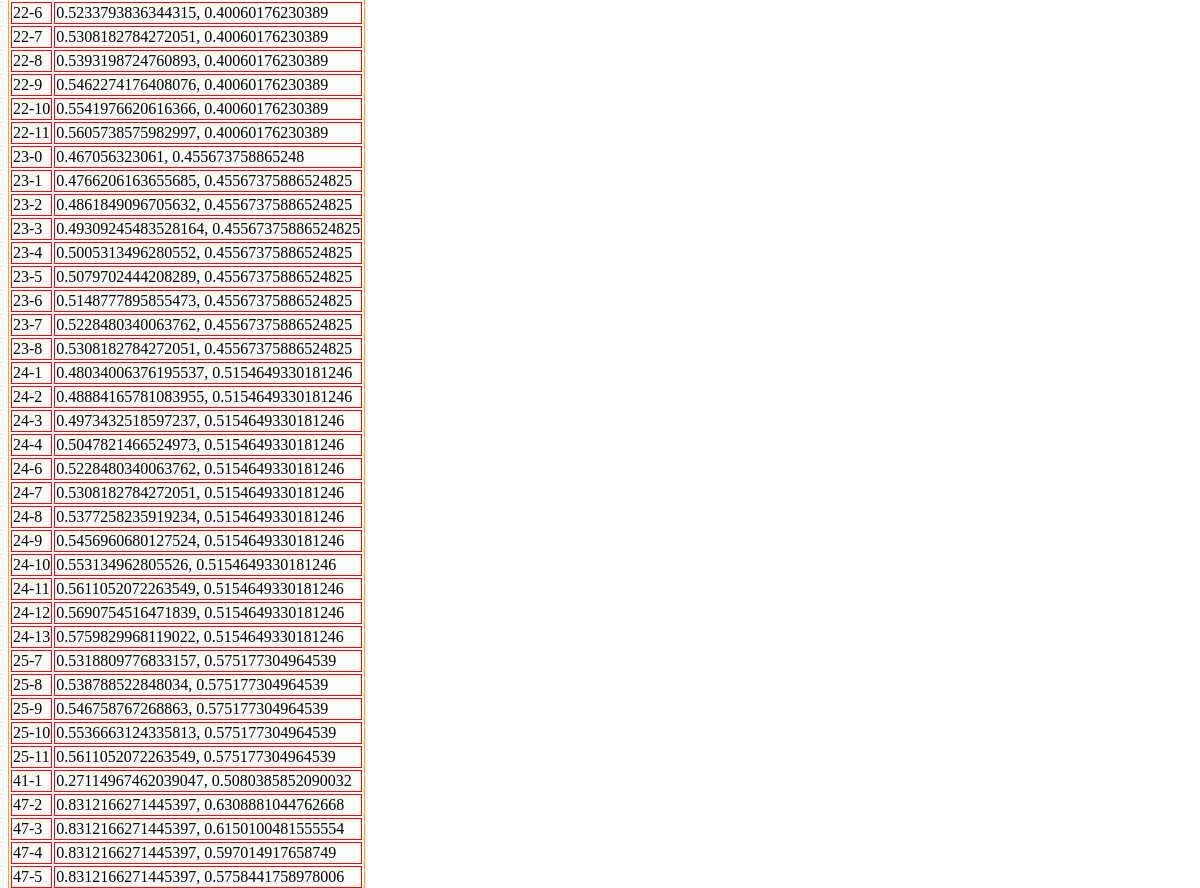
The app's page /racks (middle part), older data.
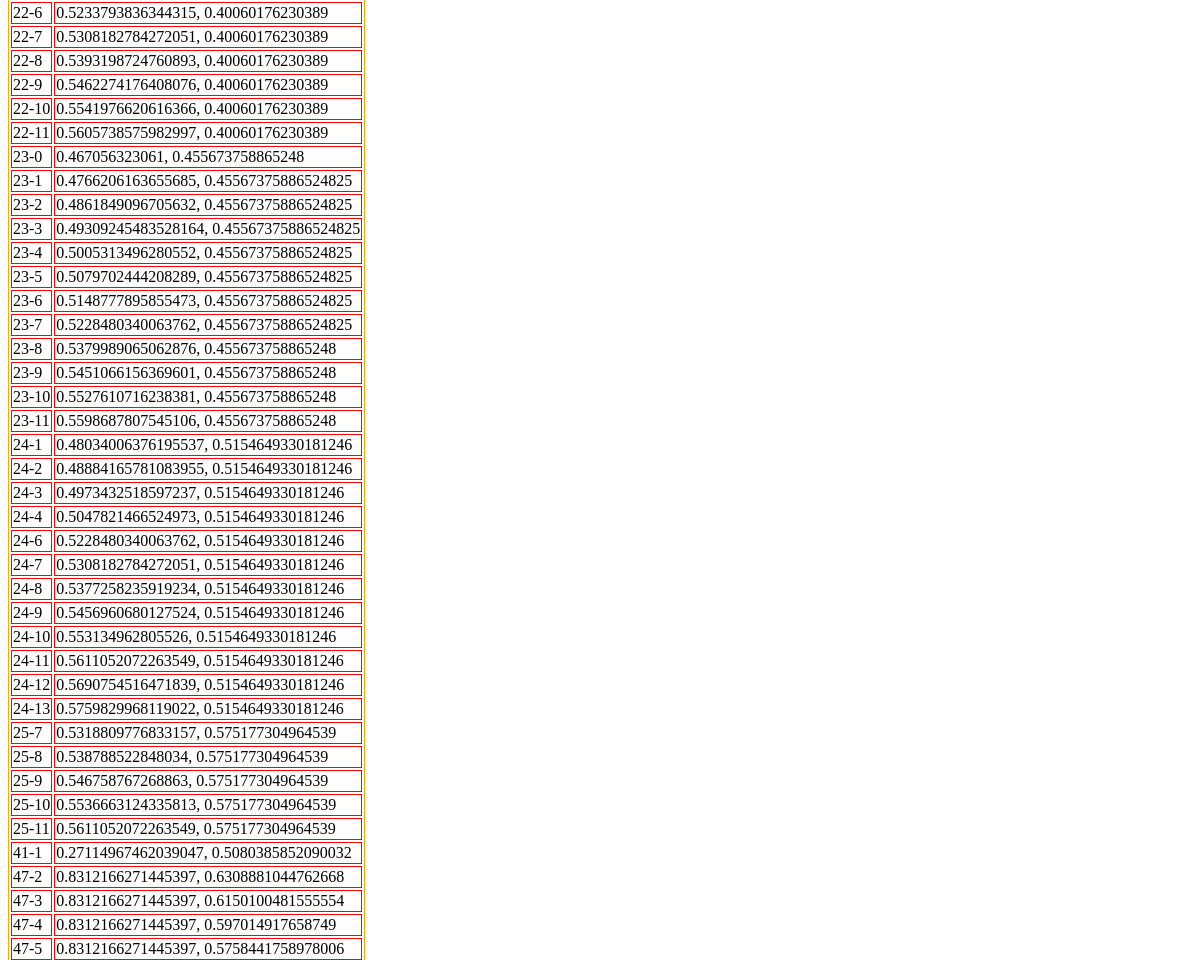
The same page, newer data.
### models.py (models this page shows, shortened)
class Rack(Base):
    __tablename__ = 'racks'
    id = Column(Integer, primary_key=True)
    row = Column(Integer)
    rack = Column(Integer)
    x = Column(Float)
    y = Column(Float)
    __table_args__ = (UniqueConstraint('row', 'rack'),
                      {'mysql_engine': 'InnoDB', 'mysql_charset': 'utf8'})

### application.py (the view)
@app.route('/racks')
def show_racks():
    return render_template('racks.html', racks=Rack.query.order_by(Rack.row, Rack.rack).all())

### application.py (called while the page is built)
@app.teardown_appcontext
def shutdown_session(exception=None):
    db_session.remove()

### run.py (called while the page is built)
    def __call__(self, environ, resp):
        errorlog = environ['wsgi.errors']
        pprint.pprint(('REQUEST', environ), stream=errorlog)
        def log_response(status, headers, *args):
            pprint.pprint(('RESPONSE', status, headers), stream=errorlog)
            return resp(status, headers, *args)
        return self._app(environ, log_response)

    def __call__(self, environ, start_response):
        url = environ['SCRIPT_NAME']
        environ['wsgi.url_scheme'] = 'https'
        environ['SCRIPT_NAME'] = URL_PREFIX + url
        return self.app(environ, start_response)

### templates/racks.html (shortened to what this page needs)
{% extends "layout.html" %}
{% block body %}
<table>
{%- for r in racks %}
<tr><td>{{r.row}}-{{r.rack}}</td><td>{{r.x}}, {{r.y}}</td></tr>
{%- endfor -%}
</table>
{% endblock %}

### templates/layout.html (shortened to what this page needs)
{% import 'macros.html' as macros %}
<!doctype html>
<html lang="en">
<head>
  {{ macros.css('style.css') }}
</head>
<body>
<div id="mainContent">
{%- block body %}{%- endblock %}
</div>
</body>
</html>

### templates/macros.html (shortened to what this page needs)
{%- macro css(path) -%}
<link href="{{ _static_link(path, 'css') }}" rel="stylesheet">
{%- endmacro %}
{%- macro _static_link(path, prefix) -%}
{{ url_for('static', filename="%s/%s"|format(prefix, path)) }}
{%- endmacro %}

### static/css/style.css (style rules this page uses)
table { border: 1px solid orange; }

Row changes from the older to the newer data that the page shows:
changed Rack (number 15 of 40 on the later page): x "0.5308182784272051" → "0.5379989065062876"; y "0.45567375886524825" → "0.455673758865248"
added Rack: row "23", rack "9", x "0.5451066156369601", y "0.455673758865248"
added Rack: row "23", rack "10", x "0.5527610716238381", y "0.455673758865248"
added Rack: row "23", rack "11", x "0.5598687807545106", y "0.455673758865248"
